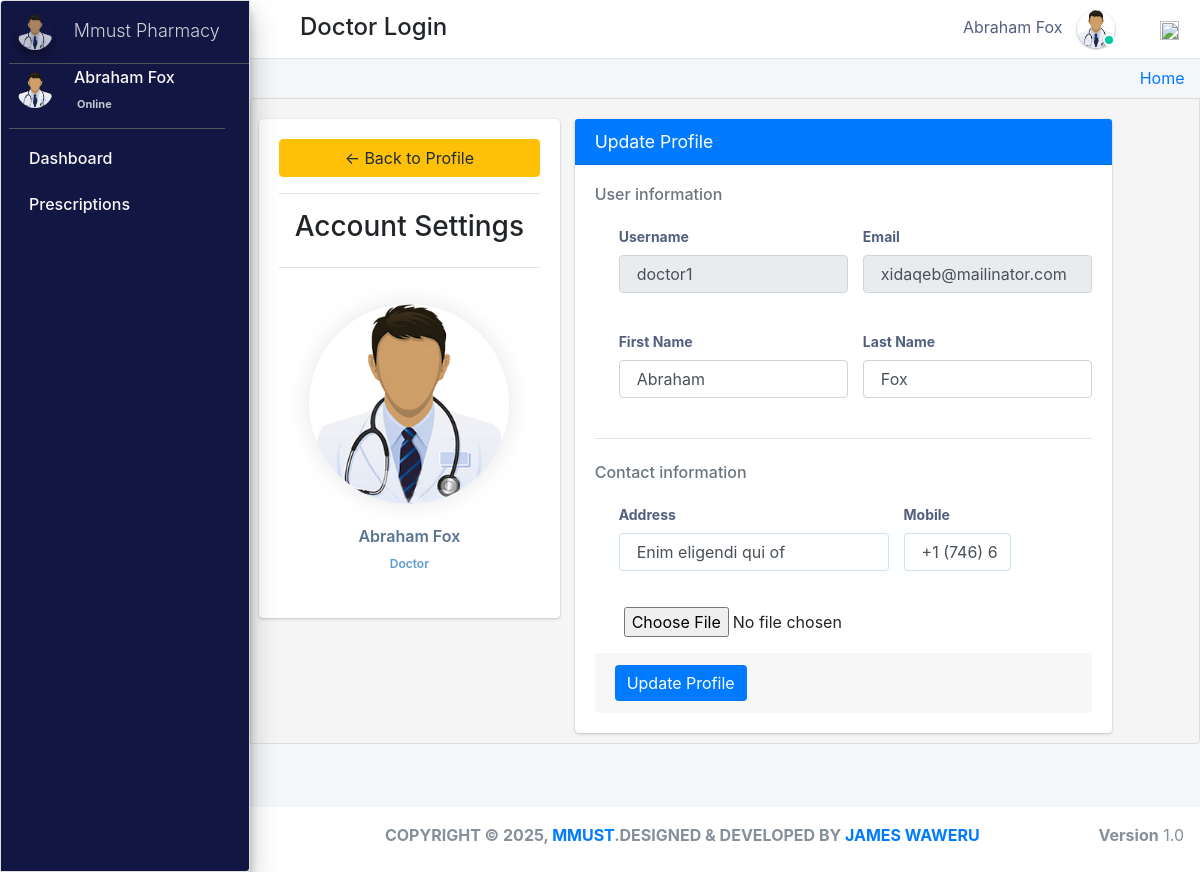
Before: /admin_user/doctor_profile/ (signed in) with the older database file.
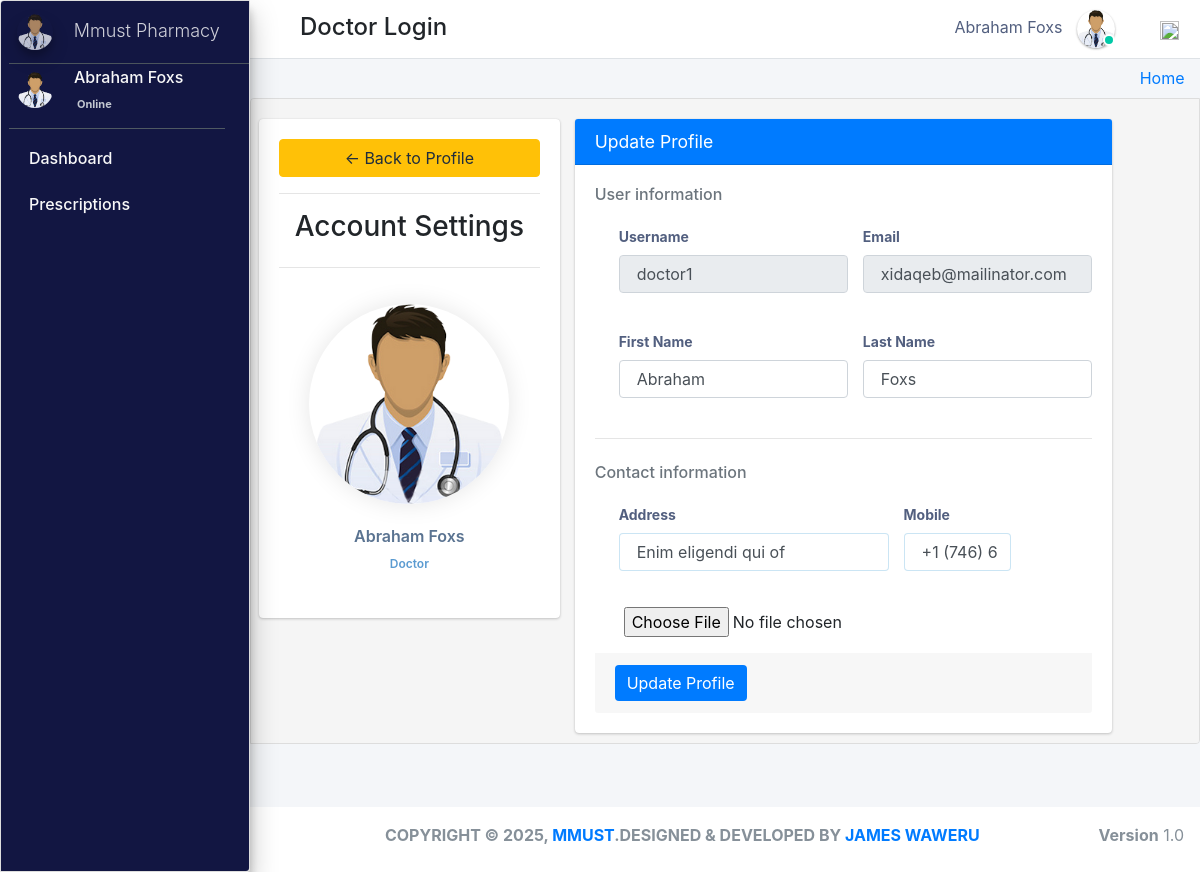
After: the same page with the newer database file.
### pharmacy/models.py (models this page shows, shortened)
class CustomUser(AbstractUser):
    user_type_data = ((1, "AdminHOD"), (2, "Pharmacist"), (3, "Doctor"), (4, "PharmacyClerk"),(5, "Patients"))
    user_type = models.CharField(default=1, choices=user_type_data, max_length=10)

class Doctor(models.Model):
    gender_category=(
        ('Male','Male'),
        ('Female','Female'),
    )
    admin = models.OneToOneField(CustomUser,null=True, on_delete = models.CASCADE)
    emp_no=models.CharField(max_length=100,null=True,blank=True)
    age= models.IntegerField(default='0', blank=True, null=True)
    gender=models.CharField(max_length=100,null=True,choices=gender_category)
    mobile=models.CharField(max_length=10,null=True,blank=True)
    address=models.CharField(max_length=300,null=True,blank=True)
    profile_pic=models.ImageField(default="doctor.png",null=True,blank=True)
    created_at = models.DateTimeField(auto_now_add=True)
    updated_at = models.DateTimeField(auto_now=True)
    objects = models.Manager()

### pharmacy/DoctorViews.py (the view, shortened to what this page needs)
# urls.py: path('admin_user/doctor_profile/',DoctorViews.doctor_profile,name='doctor_profile'),
def doctor_profile(request):
    customuser=CustomUser.objects.get(id=request.user.id)
    staff=Doctor.objects.get(admin=customuser.id)
    form=DoctorForm()
    context={
        "form":form,
        "staff":staff,
        "user":customuser
    }
    return render(request,'doctor_templates/doctor_profile.html',context)

### pharmacy/forms.py (shortened to what this page needs)
class DoctorForm(ModelForm):
    class Meta:
        model=Doctor
        fields='__all__'
        exclude=['admin','gender','mobile','address']

### pharmacy/templates/doctor_templates/doctor_profile.html (shortened to what this page needs)
{% extends 'doctor_templates/base_template.html'%} {% block main_content %}
<div class="content">
    <div class="row">
        <div class="col-md-4">
            <div class="card card-body">
                <a href="" class="btn btn-warning"> &#8592; Back to Profile  </a>
                <hr>
                <h3 style="text-align:center;">Account Settings</h3>
                <hr>
                <div class="profile-sidebar">
                    <div class="profile-userpic">
                        <a href="#" class="sm-submenu-with-image">
                            <img src="{{request.user.doctor.profile_pic.url}}" class="img-circle elevation-1" width="200" height="200" alt="">
                        </a>
                    </div>
                    <div class="profile-usertitle">
                        <div class="profile-usertitle-name">
                            {{request.user.first_name}} {{request.user.last_name}}
                        </div>
                        <div class="profile-usertitle-job">
                            Doctor
                        </div>
                    </div>
                </div>
            </div>
        </div>
        <div class="col-md-7">
            <div class="card card-primary">
                <div class="card-header">
                    <h3 class="card-title">Update Profile</h3>
                </div>
                <form action="" method="post" action="{% url 'doctor_profile' %}" enctype="multipart/form-data">
                    <div class="card-body">
                        <h6 class="heading-small text-muted ">User information</h6>
                        <div class="pl-lg-4">
                            <div class="row">
                                <div class="col-lg-6">
                                    <div class="form-group">
                                        <label class="form-control-label">Username</label>
                                        <input type="text" class="form-control" name="username" value="{{ user.username }}" disabled="disabled">
                                    </div>
                                </div>
                                <div class="col-lg-6">
                                    <div class="form-group">
                                        <label class="form-control-label">Email </label>
                                        <input type="text" class="form-control" name="email" value="{{ user.email }}" disabled="disabled">
                                    </div>
                                </div>
                            </div>
                            <div class="row">
                                <div class="col-lg-6">
                                    <div class="form-group">
                                        <label class="form-control-label">First Name </label>
                                        <input type="text" class="form-control" name="first_name" value="{{ user.first_name }}">
                                    </div>
                                </div>
                                <div class="col-lg-6">
                                    <div class="form-group">
                                        <label class="form-control-label">Last Name </label>
                                        <input type="text" class="form-control" name="last_name" value="{{ user.last_name }}">
                                    </div>
                                </div>
                            </div>
                        </div>
                        <hr class="my-4">
                        <h6 class="heading-small text-muted mb-1">Contact information</h6>
                        <div class="pl-lg-4">
                            <div class="row">
                                <div class="col-md-7">
                                    <div class="form-group focused">
                                        <label class="form-control-label" for="input-address">Address</label>
                                        <input class="form-control" placeholder="Home Address" name="address" type="text" value="{{staff.address}}">
                                    </div>
                                </div>
                                <div class="col-lg-3">
                                    <div class="form-group focused">
                                        <label class="form-control-label" for="input-city">Mobile</label>
                                        <input type="text" id="input-city" name="mobile" class="form-control" placeholder="City" value="{{staff.mobile}}">
                                    </div>
                                </div>
                            </div>
                            <div class="row">
                                <div class="col-md-12">
                                    <input type="file" name="profile_pic" accept="image/*" id="id_profile_pic">
                                </div>
                            </div>
                        </div>
                        <div class="card-footer mt-3">
                            <button type="submit" class="btn btn-primary">Update Profile</button>
                        </div>
                    </div>
                </form>
            </div>
        </div>
    </div>
</div>
</div>
{% endblock %}

### pharmacy/templates/doctor_templates/base_template.html (shortened to what this page needs)
{% extends 'base_file.html' %} {% block htm %}
<body class="hold-transition sidebar-mini layout-fixed">
    <div class="wrapper">
        <nav class="main-header navbar navbar-expand navbar-white navbar-light">
            <ul class="navbar-nav">
                <li class="nav-item">
                    <a class="nav-link" data-widget="pushmenu" href="#" role="button"></a>
                </li>
            </ul>
            <h4 style="margin-left: 10px; margin-top: 5px;">Doctor Login </h4>
            <ul class="navbar-nav ml-auto">
                <li class="mx-3">
                    <a href="#" class="sm-submenu-with-image a">
                        <span>{{user.first_name}}  {{user.last_name}}</span>
                        <img src="{{request.user.doctor.profile_pic.url}}" class="img-circle elevation-1" width="38" height="38" alt="">
                        <span class="avatar-status avatar-sm-status avatar-status-success"></span>
                    </a>
                </li>
                <li class="nav-item dropdown ml-3 low">
                    <a href="#" class="btn btn-outlined btn-black text-muted bg-transparent " data-toggle="dropdown" aria-expanded="false" data-wow-delay="0.7s"><img src="https://img.icons8.com/ios/50/000000/settings.png" width="19" height="19">
                    </a>
                </li>
            </ul>
        </nav>
        {% include 'doctor_templates/sidebar.html'%}
        <div class="content-wrapper">
            <div class="content-header">
                <div class="container-fluid">
                    <div class="row ">
                        <div class="col-sm-6">
                        </div>
                        <div class="col-sm-6">
                            <ol class="breadcrumb float-sm-right">
                                <li class="breadcrumb-item"><a href="{% url 'doctor_home' %}">Home</a></li>
                            </ol>
                        </div>
                    </div>
                </div>
            </div>
            {% block main_content %} {% endblock main_content %}
        </div>
        {% include 'hod_templates/footer.html'%}
    {% endblock htm %}

### pharm/pharmacy/templates/base_file.html (shortened to what this page needs)
{% load static %}
<!DOCTYPE html>
<html lang="en">
<head>
    <link rel="stylesheet" href="{% static 'css/bootstrap.min.css'%}">
    <link rel="stylesheet" href="{% static 'css/main.css'%}">
    <link rel="stylesheet" href="{% static 'css/profile.css'%}">
    <link rel="stylesheet" href="{% static " fontawesome-free/css/all.min.css " %}">
    <link rel="stylesheet" href="https://code.ionicframework.com/ionicons/2.0.1/css/ionicons.min.css">
    <link rel="stylesheet" href="{% static 'dist/css/adminlte.css'  %}">
    <link rel="stylesheet" href="{% static 'pace-progress/themes/black/pace-theme-flat-top.css' %}">
    <link rel="stylesheet" href="{% static 'datatables-bs4/css/dataTables.bootstrap4.min.css'%}">
    <link rel="stylesheet" href="{% static 'datatables-responsive/css/responsive.bootstrap4.min.css'%}">
    <link rel="stylesheet" href="{% static 'datatables-buttons/css/buttons.bootstrap4.min.css'%}">
    <link rel="stylesheet" href="{% static 'css/select2.css' %}">
    <link href="{% static 'jquery-ui2/jquery-ui.min.css' %}" rel="stylesheet">
    <link href="{% static 'jquery-ui2/jquery-ui.structure.min.css' %}" rel="stylesheet">
    <link href="{% static 'jquery-ui2/jquery-ui.theme.min.css' %}" rel="stylesheet">
</head>
{% block htm %} {% endblock htm%}
</body>
</html>

### pharmacy/templates/doctor_templates/sidebar.html (shortened to what this page needs)
<aside class="main-sidebar sidebar-dark-primary elevation-4">
    <a href="" class="brand-link ml-2">
        <img src="{{request.user.doctor.profile_pic.url}}" alt="" width="36" height="36" class=" img-circle elevation-3" style="opacity: .8">
        <span class="brand-text font-weight-light mt-1 ml-3 mmust">Mmust Pharmacy</span>
    </a>
    <div class="sidebar">
        <div class="user-panel mr-3">
            <div class="pull-left image ml-2">
                <img src="{{request.user.doctor.profile_pic.url}}" width="36" height="36" class="img-circle mt-2" alt="User Image">
            </div>
            <div class="pull-left info">
                <p>{{user.first_name}} {{user.last_name}}</p>
                <a href="#"> Online</a>
            </div>
        </div>
        <nav class="mt-2">
            <ul class="nav nav-pills nav-sidebar flex-column" data-widget="treeview" role="menu" data-accordion="false">
                <li class="nav-item">
                    <a href="{% url  'doctor_home' %}" class="nav-link">
                        <p>
                            Dashboard
                        </p>
                    </a>
                </li>
                <li class="nav-item">
                    <a href="#" class="nav-link">
                        <p>
                            Prescriptions
                        </p>
                    </a>
                </li>
            </ul>
        </nav>
    </div>
</aside>

### pharmacy/templates/hod_templates/footer.html
<footer class="main-footer pt-3 text-center">
    <strong>COPYRIGHT &copy; {% now "Y" %}, <a href="#">MMUST</a>.DESIGNED & DEVELOPED BY <a href="#">JAMES WAWERU</a></strong>
    <div class="float-right d-none d-sm-inline-block">
        <b>Version</b> 1.0
    </div>
</footer>

### static/css/main.css (style rules this page uses)
html { font-family: sans-serif; line-height: 1.15; -webkit-text-size-adjust: 100%; -webkit-tap-highlight-color: transparent; }
body { overflow-y: hidden; overflow-x: hidden; font-family: -apple-system, BlinkMacSystemFont, "Segoe UI", Roboto, "Helvetica Neue", Arial, "Noto Sans", sans-serif, "Apple Color Emoji", "Segoe UI Emoji", "Segoe UI Symbol", "Noto Color Emoji" !important; }
.content { background-color: #f5f5f5; border: 1px solid #dddddd; border-radius: 4px 0px 4px 0px; left: -1px; padding: 10px 7px 5px; }
.main-sidebar { background: #ffffff; border: 1px solid #dddddd; border-radius: 4px 0px 4px 0px; font-weight: bold; }
.content { height: 75vh; overflow-y: scroll; overflow-x: hidden; }
.content .row { margin-top: 20px !important; }
.main-sidebar { background-color: #121642 !important; color: white !important; }
.main-sidebar p { color: #f8f8f8 !important; font-weight: 500 !important }
.btn-primary { outline: none !important; border: none !important; }
.avatar-status { position: absolute; bottom: 12px; right: 75.4px; display: -ms-inline-flexbox; display: inline-flex; -ms-flex-negative: 0; flex-shrink: 0; -ms-flex-pack: center; justify-content: center; -ms-flex-align: center; align-items: center; white-space: nowrap; text-align: center; vertical-align: baseline; font-weight: 600; border: .125rem solid #fff; width: 12px; height: 12px; line-height: 1; font-size: .71094rem; border-radius: 50%; }
.avatar-status-success { color: #fff; background-color: #00c9a7; }
.pull-left { float: left; }
.pull-left { float: left!important; }
.user-panel>.info { padding: 5px 5px 5px 15px; line-height: 1; position: absolute; left: 55px; }
.user-panel>.info>p { font-weight: 600; margin-bottom: 9px; }
p { margin: 0 0 10px; }
.user-panel { padding-bottom: 20px; }
.user-panel:after { clear: both; }
.user-panel:before, .user-panel:after { content: " "; display: table; }
.user-panel>.info>a { text-decoration: none; padding-right: 5px; margin-top: 3px; font-size: 11px; overflow: hidden; white-space: nowrap; }
.mmust { overflow: hidden; white-space: nowrap; font-size: 18px; }
.mb-4, .my-4 { margin-bottom: 1rem !important; }
.container-fluid { width: 100%; padding-right: 15px; padding-left: 15px; margin-right: auto; margin-left: auto; }
.row { display: flex; flex-wrap: wrap; margin-right: -15px; margin-left: -15px; }
.mt-3, .my-3 { margin-top: .75rem !important; }
input { text-indent: 5px !important; }
input::placeholder { text-indent: 5px !important; }
.main-footer { height: 65px !important; background: #ffffff; border-top: none !important; color: #869099; font-size: 1.0rem !important; }
.img-circle { border-radius: 50%; }
.content-wrapper .content-header { padding: 5px 0.5rem !important; }

### static/css/profile.css (style rules this page uses)
li { list-style-type: none ! }
.profile-sidebar { padding: 20px 0 10px 0; background: #fff; }
.profile-userpic { display: flex; justify-content: center; }
.profile-userpic img { box-shadow: 0px 0px 25px rgba(0, 0, 0, 0.1) !important; float: center; margin: 0 auto; }
.profile-usertitle { text-align: center; margin-top: 20px; }
.profile-usertitle-name { color: #5a7391; font-size: 16px; font-weight: 600; margin-bottom: 7px; }
.profile-usertitle-job { color: #5b9bd1; font-size: 12px; font-weight: 600; margin-bottom: 15px; }
.form-control-label { font-size: .875rem; font-weight: 600; color: #525f7f; }
.form-control { font-size: .875rem; }
.focused .form-control { border-color: rgba(50, 151, 211, .25); }
.navbar-nav span { color: #525f7f !important; margin-right: 10px !important; }
body { font-family: 'Rubik', sans-serif; height: 100% !important; }
input { text-indent: 5px !important; }
input::placeholder { text-indent: 5px !important; }

Changed rows visible on the page:
changed CustomUser "Abraham": last_name "Fox" → "Foxs"; user.last_name "Fox" → "Foxs"
